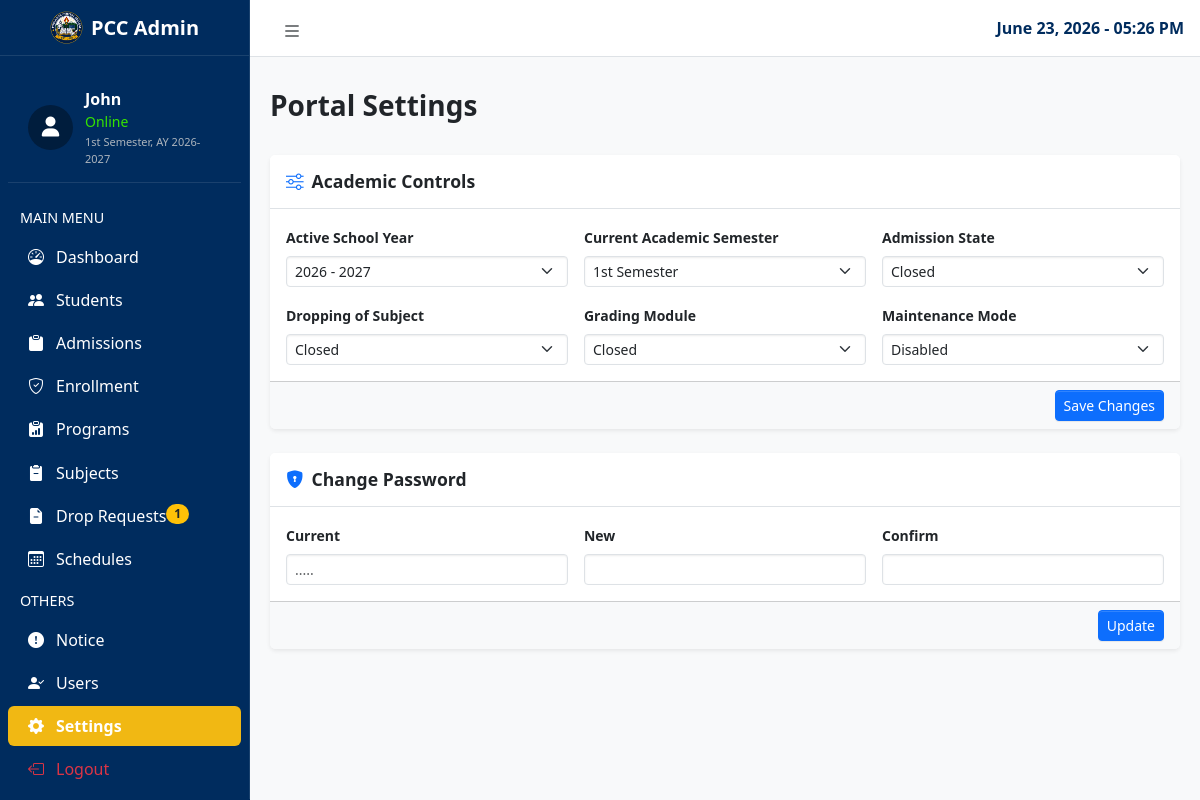
/admin/settings.php (signed in), run on the app's committed database.
### tables this page shows
CREATE TABLE `system_settings` (
  `id` int(11) NOT NULL AUTO_INCREMENT,
  `school_year` varchar(20) NOT NULL DEFAULT '2026 - 2027',
  `semester` varchar(20) NOT NULL DEFAULT '1st Semester',
  `enrollment_status` varchar(20) NOT NULL DEFAULT 'Open',
  `grading_status` varchar(20) NOT NULL DEFAULT 'Closed',
  `system_maintenance` varchar(20) NOT NULL DEFAULT 'Disabled',
  `updated_at` timestamp NOT NULL DEFAULT current_timestamp() ON UPDATE current_timestamp(),
  `drop_subject_status` varchar(20) DEFAULT 'Open',
  PRIMARY KEY (`id`)
);

### admin/settings.php (the view, shortened to what this page needs)
<?php
require_once '../config/database_connect.php';
$config_file = 'portal_config.json';
$local_config = [];
if (file_exists($config_file)) {
    $local_config = json_decode(file_get_contents($config_file), true) ?? [];
}
$current_school_year = '2026-2027';
$current_semester = '1st Semester';
$enrollment_status = 'Open';
$drop_subject_status = $local_config['drop_subject_status'] ?? 'Open';
$grading_status = 'Closed';
$system_maintenance = 'Disabled';
try {
    $config_stmt = $conn->query("SELECT * FROM system_settings LIMIT 1");
    $config_data = $config_stmt->fetch(PDO::FETCH_ASSOC);
    if ($config_data) {
        $current_school_year    = $config_data['school_year'] ?? '2026-2027';
        $current_semester       = $config_data['semester'] ?? '1st Semester';
        $enrollment_status      = $config_data['enrollment_status'] ?? 'Open';
        $grading_status         = $config_data['grading_status'] ?? 'Closed';
        $system_maintenance     = $config_data['system_maintenance'] ?? 'Disabled';
    }
} catch (PDOException $e) {  }
$clean_school_year = str_replace(' - ', '-', $current_school_year);
$display_semester_year = $current_semester . ", AY " . $clean_school_year;
$pending_drop_count = 0;
try {
    $drop_count_stmt = $conn->query("SELECT COUNT(*) FROM drop_requests WHERE status = 'Pending Review'");
    $pending_drop_count = $drop_count_stmt->fetchColumn();
} catch (PDOException $e) {
    error_log("Sidebar Badges Fetch Error: " . $e->getMessage());
}
?>
<!doctype html>
<html lang="en">
<head>
    <link rel="stylesheet" href="https://cdn.jsdelivr.net/npm/overlayscrollbars@2.11.0/styles/overlayscrollbars.min.css"
 />
    <link rel="stylesheet" href="https://cdn.jsdelivr.net/npm/bootstrap-icons@1.13.1/font/bootstrap-icons.min.css"
 />
    <link rel="stylesheet" href="../assets/css/adminlte.css" />
    <link rel="stylesheet" href="https://cdnjs.cloudflare.com/ajax/libs/font-awesome/6.4.0/css/all.min.css">
</head>
<body class="fixed-header sidebar-expand-lg bg-body-tertiary">
    <div class="app-wrapper">
        <nav class="app-header navbar navbar-expand bg-body px-1">
            <div class="container-fluid">
                <ul class="navbar-nav">
                    <li class="nav-item">
                        <a class="nav-link text-dark" href="#" onclick="toggleSidebarMenu(event)" role="button"><i
                                class="bi bi-list fs-5"></i></a>
                    </li>
                </ul>
                <ul class="navbar-nav ms-auto">
                    <li class="nav-item dropdown user-menu">
                        <span class="d-md-inline">
                            <div class="nav-date" id="liveClockDisplay">Loading Central Server Time...</div>
                        </span>
                    </li>
                </ul>
            </div>
        </nav>
        <aside class="app-sidebar sidebar-bg">
            <div class="sidebar-brand"
                style="border-right: 1px solid rgba(255, 255, 255, 0.1); border-bottom: 1px solid rgba(255, 255, 255, 0.1);">
                <a href="dashboard.php" class="brand-link">
                    <img src="../assets/images/PCC_logo.png" alt="PCC Logo" class="brand-image" />
                    <span class="brand-text fw-bold" style="color: white;">PCC Admin</span>
                </a>
            </div>
            <div class="sidebar-wrapper" style="border-right: 1px solid rgba(255, 255, 255, 0.1)">
                <nav class="mt-2">
                    <div class="user-profile">
                        <div class="avatar-wrapper">
                            <div class="avatar-placeholder"><i class="fa-solid fa-user"></i></div>
                        </div>
                        <div class="user-info">
                            <div class="username">
                                <?php echo htmlspecialchars($_SESSION['admin_name'] ?? 'Admin Account'); ?>
                            </div>
                            <div class="status-text small" style="color: #35e400;">Online</div>
                            <span class="sidebar-semester-text"><?php echo $display_semester_year; ?></span>
                        </div>
                    </div>
                    <ul class="nav sidebar-menu flex-column mt-3" id="navigation">
                        <li class="nav-header">MAIN MENU</li>
                        <li class="nav-item"><a href="dashboard.php" class="nav-link"><i
                                    class="nav-icon bi bi-speedometer"></i>
                                <p>Dashboard</p>
                            </a></li>
                        <li class="nav-item"><a href="students.php" class="nav-link"><i
                                    class="nav-icon bi bi-people-fill"></i>
                                <p>Students</p>
                            </a></li>
                        <li class="nav-item"><a href="admissions.php" class="nav-link "><i
                                    class="nav-icon bi bi-clipboard-fill"></i>
                                <p>Admissions
                                </p>
                            </a></li>
                        <li class="nav-item"><a href="verify_enrollment.php" class="nav-link"><i
                                    class="nav-icon bi bi-shield-check"></i>
                                <p>Enrollment
                                </p>
                            </a></li>
                        <li class="nav-item"><a href="#" class="nav-link"><i
                                    class="nav-icon bi bi-clipboard-data-fill"></i>
                                <p>Programs</p>
                            </a></li>
                        <li class="nav-item"><a href="subjects.php" class="nav-link"><i
                                    class="nav-icon bi bi-clipboard2-minus-fill"></i>
                                <p>Subjects</p>
                            </a></li>
                        <li class="nav-item"><a href="drop_requests.php" class="nav-link"><i
                                    class="nav-icon bi bi-file-earmark-minus-fill"></i>
                                <p>Drop Requests
                                    <?php if ($pending_drop_count > 0): ?>
                                        <span class="badge bg-warning text-dark float-end small font-bold rounded-pill"
                                            style="background-color: white"><?php echo $pending_drop_count; ?></span>
                                    <?php endif; ?>
                                </p>
                            </a></li>
                        <li class="nav-item"><a href="#" class="nav-link"><i class="nav-icon bi bi-calendar3"></i>
                                <p>Schedules</p>
                            </a></li>
                        <li class="nav-header">OTHERS</li>
                        <li class="nav-item"><a href="notice.php" class="nav-link"><i
                                    class="nav-icon bi bi-exclamation-circle-fill"></i>
                                <p>Notice</p>
                            </a></li>
                        <li class="nav-item"><a href="users.php" class="nav-link"><i
                                    class="nav-icon bi bi-person-check-fill"></i>
                                <p>Users</p>
                            </a></li>
                        <li class="nav-item"><a href="settings.php" class="nav-link sidebar-bg-active"><i
                                    class="nav-icon bi bi-gear-fill"></i>
                                <p>Settings</p>
                            </a></li>
                        <li class="nav-item">
                            <a href="../index.php" class="nav-link text-danger-emphasis"
                                onclick="return confirm('Are you sure you want to end your snapshot session?');">
                                <i class="nav-icon bi bi-box-arrow-left text-danger"></i>
                                <p class="text-danger font-bold">Logout</p>
                            </a>
                        </li>
                    </ul>
                </nav>
            </div>
        </aside>
        <main class="app-main">
            <div class="app-content-header">
                <div class="container-fluid">
                    <h3 class="mb-0 mt-3 fw-bold">Portal Settings</h3>
                </div>
            </div>
            <div class="app-content mt-3">
                <div class="container-fluid">
                    <div class="row g-4">
                        <div class="col-12">
                            <div class="card shadow-sm border-0">
                                <div class="card-header bg-white py-3 border-bottom">
                                    <h5 class="card-title mb-0 fw-bold text-dark"><i
                                            class="bi bi-sliders me-2 text-primary"></i>Academic Controls</h5>
                                </div>
                                <form method="POST" action="settings.php">
                                    <div class="card-body bg-white text-dark">
                                        <div class="row g-3">
                                            <div class="col-md-4"><label class="form-label small fw-bold">Active School
                                                    Year</label><select name="school_year"
                                                    class="form-select form-select-sm">
                                                    <option value="2026 - 2027" <?php echo trim($current_school_year) === '2026 - 2027' ? 'selected' : ''; ?>>2026 - 2027</option>
                                                </select></div>
                                            <div class="col-md-4"><label class="form-label small fw-bold">Current
                                                    Academic Semester</label><select name="semester"
                                                    class="form-select form-select-sm">
                                                    <option value="1st Semester" <?php echo $current_semester === '1st Semester' ? 'selected' : ''; ?>>1st Semester</option>
                                                </select></div>
                                            <div class="col-md-4"><label class="form-label small fw-bold">Admission
                                                    State</label>
                                                <select name="enrollment_status" class="form-select form-select-sm"
                                                    <?php echo ($system_maintenance === 'Enabled') ? 'disabled style="background-color: #e9ecef; cursor: not-allowed;"' : ''; ?>>
                                                    <option value="Closed" <?php echo $enrollment_status === 'Closed' ? 'selected' : ''; ?>>Closed</option>
                                                </select>
                                            </div>
                                            <div class="col-md-4"><label class="form-label small fw-bold">Dropping of
                                                    Subject</label>
                                                <select name="drop_subject_status" class="form-select form-select-sm"
                                                    <?php echo ($system_maintenance === 'Enabled') ? 'disabled style="background-color: #e9ecef; cursor: not-allowed;"' : ''; ?>>
                                                    <option value="Closed" <?php echo $drop_subject_status === 'Closed' ? 'selected' : ''; ?>>Closed</option>
                                                </select>
                                            </div>
                                            <div class="col-md-4"><label class="form-label small fw-bold">Grading
                                                    Module</label><select name="grading_status"
                                                    class="form-select form-select-sm">
                                                    <option value="Closed" <?php echo $grading_status === 'Closed' ? 'selected' : ''; ?>>Closed</option>
                                                </select></div>
                                            <div class="col-md-4"><label class="form-label small fw-bold">Maintenance
                                                    Mode</label><select name="system_maintenance"
                                                    class="form-select form-select-sm">
                                                    <option value="Disabled" <?php echo $system_maintenance === 'Disabled' ? 'selected' : ''; ?>>Disabled</option>
                                                </select></div>
                                        </div>
                                    </div>
                                    <div class="card-footer bg-light text-end"><button type="submit"
                                            name="save_settings" class="btn btn-sm btn-primary">Save Changes</button>
                                    </div>
                                </form>
                            </div>
                        </div>
                        <div class="col-12">
                            <div class="card shadow-sm border-0">
                                <div class="card-header bg-white py-3 border-bottom">
                                    <h5 class="card-title mb-0 fw-bold text-dark"><i
                                            class="bi bi-shield-lock-fill me-2 text-primary"></i>Change Password</h5>
                                </div>
                                <form method="POST" action="settings.php">
                                    <div class="card-body bg-white text-dark">
                                        <div class="row g-3">
                                            <div class="col-md-4"><label
                                                    class="form-label small fw-bold">Current</label><input
                                                    type="password" name="current_password"
                                                    class="form-control form-control-sm" placeholder="....." required>
                                            </div>
                                            <div class="col-md-4"><label
                                                    class="form-label small fw-bold">New</label><input type="password"
                                                    name="new_password" class="form-control form-control-sm" required>
                                            </div>
                                            <div class="col-md-4"><label
                                                    class="form-label small fw-bold">Confirm</label><input
                                                    type="password" name="confirm_password"
                                                    class="form-control form-control-sm" required></div>
                                        </div>
                                    </div>
                                    <div class="card-footer bg-light text-end"><button type="submit"
                                            name="change_admin_password" class="btn btn-sm btn-primary">Update</button>
                                    </div>
                                </form>
                            </div>
                        </div>
                    </div>
                </div>
            </div>
        </main>
    </div>
</body>
</html>

### data on the page
system_settings: display_semester_year "1st Semester, AY 2026-2027", school_year "2026 - 2027", semester "1st Semester", enrollment_status "Closed", drop_subject_status "Closed", grading_status "Closed", system_maintenance "Disabled"

### other printed values
$_SESSION['admin_name'] "John"
$pending_drop_count "1"
